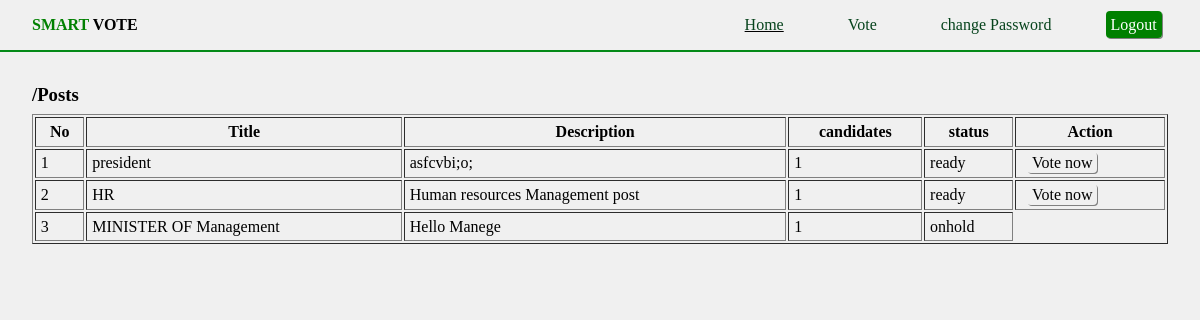
The app's page /votter/ (signed in) with its own data.
### tables this page shows
CREATE TABLE `posts` (
  `post_id` int(11) NOT NULL,
  `title` varchar(100) NOT NULL,
  `Description` varchar(255) NOT NULL,
  `date` varchar(25) NOT NULL,
  `status` enum('onhold','ready','closed') NOT NULL
);

### src/controller/VoterController.php (called while the page is built, shortened)
<?php
class VoterController extends Database{
    public function getPostsDetails($votter) {
       try {
        $conn = $this->getConnection();
        $stmt = $conn->prepare("SELECT title,posts.post_id postId, Description,posts.status post_status,COUNT(post_id) total_candidate FROM `posts` INNER JOIN candidate WHERE posts.post_id NOT IN (SELECT post FROM vottes WHERE votter = :votterId) AND candidate.post=posts.post_id GROUP BY candidate.post") or die("failled to load data");
        $stmt->bindParam(":votterId",$votter);
        $stmt->execute();
        $result=$stmt->fetchAll();
        return $result;
       } catch (\Throwable $th) {
        throw $th;
       }
    }
}
?>

### public/votter/index.php (the view, shortened to what this page needs)
<?php
include_once "../../src/layout/header.php";
$votter=$_SESSION['account_id'];
include_once "../../src/controller/VoterController.php";
$postCtl = new VoterController();
$posts = $postCtl->getPostsDetails($votter);
$title="login success";
$page="Home";
$user="votter";
$navs=[["text"=>"Home","href"=>"index.php"],["text"=>"Vote","href"=>"vote.php"]];
$navBar =  renderHeader("$title", $page, $user, $navs);
?>
<section class='main-section'>
 <h3 style='margin-bottom:0.5rem'>/Posts</h3>
 <table border='1'>
    <tr>
        <th>No</th>
        <th>Title</th>
        <th>Description</th>
        <th>candidates</th>
        <th>status</th>
        <th colspan='3'>Action</th>
    </tr>
 <?php
 $no=0;
 foreach($posts as $post){
    $no++;
    $statusAction=$post['post_status']=='ready'?"Vote now":$post['post_status'];
    ?>
<tr>
<td><?=$no?></td>
<td><?=$post['title']?></td>
<td style='max-width:250px'><?=$post['Description']?></td>
<td><?=$post['total_candidate']?></td>
<td><?=$post['post_status']?></td>
<?php if($id=$post['post_status']=='ready'){
    ?>
    <td>
    <a href="vote.php?action=<?=$statusAction?>&postid=<?=$post['postId']?>" class='btn btn-approve btn-green' ><?=$statusAction?></a>
</td>
<?php
}
?>
</tr>
    <?php }?>
</table>
</section>

### src/Layout/header.php (shortened to what this page needs)
<?php
function renderHeader($title, $page, $user,$navs) {
   ?>
    <!DOCTYPE html>
    <html lang="en">
    <head>
        <link rel="stylesheet" href="../../src/assets/css/main.css">
    </head>
    <body>
    <nav>
        <div class='brand'><span style='color:green'>SMART</span> VOTE</div>
        <ul>
            <?php foreach ($navs as $nav) {
                if ($nav['text'] == $page) {
                    echo "<li class='active'><a  href='".$nav['href']."'>".$nav['text']."</a>";;
                }else{
                        echo "<li><a href='".$nav['href']."'>".$nav['text']."</a>";
                    }
            }?>
            <li><a href="../changePassword.php">change Password</a></li>
            <li><a href="../logout.php" class='btn' style="background-color:green; padding-block:0.3rem; color:white">Logout</a></li>
        </ul>
    </nav>
    <?php
}
?>

### src/assets/css/main.css (style rules this page uses)
* { margin: 0; padding: 0; }
body, html { background-color: hsl(0, 0%, 94%); }
nav { display: flex; justify-content: space-between; align-items: center; padding: 1rem 2rem; border-bottom: solid 2px rgb(4, 138, 24); }
nav ul { list-style: none; padding: 0; margin: 0; display: flex; }
nav ul li { margin-left: 2rem; }
nav .brand { font-weight: bolder; }
nav ul a { text-decoration: none; color: rgb(6, 67, 28); padding: 0.5rem 1rem; }
nav ul .active { text-decoration: underline; }
.main-section { margin: 2rem; }
.btn { box-shadow: 1px 1px gray; padding-inline: 0.3rem; margin: 0.4rem; cursor: pointer; border-radius: 4px; text-decoration: none; color: black; padding-block: 0.12rem; }
table { width: 100%; }
tr, td, th { width: fit-content; height: fit-content; padding: 0.3rem; }

### records on screen
posts: title "president", Description "asfcvbi;o;", total_candidate "1", status "ready", status "Vote now"
posts: title "HR", Description "Human resources Management post", total_candidate "1", status "ready", status "Vote now"
posts: title "MINISTER OF Management", Description "Hello Manege", total_candidate "1", status "onhold"

### other values on screen
$nav['text'] "Home"
$nav['text'] "Vote"
